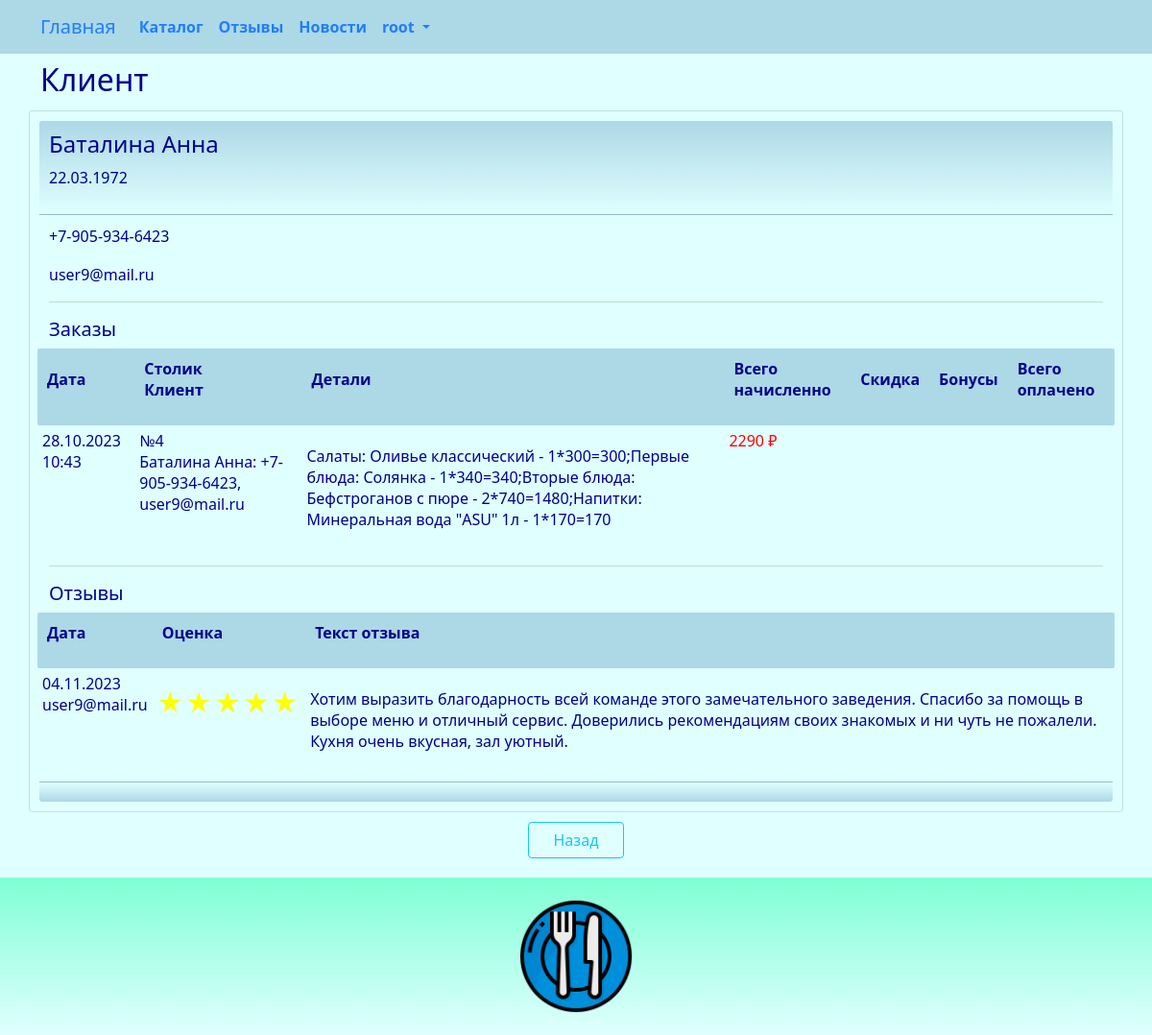
Page /client/read/9/ (signed in) on the committed database.
### star/models.py (models this page shows, shortened)
class Client(models.Model):
    email = models.CharField(_('client_email'), max_length=128)
    password = models.CharField(_('password'), max_length=128)
    name = models.CharField(_('client_name'), max_length=128)
    phone = models.CharField(_('client_phone'), max_length=32)
    birthday = models.DateTimeField(_('birthday'))
    class Meta:
        db_table = 'client'
        indexes = [
            models.Index(fields=['email']),
            models.Index(fields=['name']),
        ]
        ordering = ['name']

class Review(models.Model):
    dater = models.DateTimeField(_('dater'), auto_now_add=True)
    client = models.ForeignKey(Client, related_name='review_client', on_delete=models.CASCADE)
    rating = models.IntegerField(_('rating'))
    details = models.TextField(_('review_details'))
    class Meta:
        db_table = 'review'
        indexes = [
            models.Index(fields=['dater']),
        ]
        ordering = ['dater']

### star/views.py (the view)
# urls.py: path('client/read/<int:id>/', views.client_read, name='client_read'),
@login_required
def client_read(request, id):
    try:
        client = Client.objects.get(id=id)
        bill = ViewBill.objects.all().filter(client_id=id).order_by('-dateb')
        review = Review.objects.all().filter(client_id=id).order_by('-dater')
        return render(request, "client/read.html", {"client": client, "bill": bill, "review": review, })
    except Client.DoesNotExist:
        return HttpResponseNotFound("<h2>Client not found</h2>")
    except Exception as exception:
        print(exception)
        return HttpResponse(exception)

### templates/client/read.html (shortened to what this page needs)
{% extends "base.html" %}
{% load i18n %}
{% block content %}
<h2>{% trans "client" %}</h2>
<div class="row justify-content-center">
	<div class="card" style="width:100%">
		<div class="card-header">
			<h4>{{ client.name }}</h4>
			<p>{{ client.birthday | date:"d.m.Y"  }}</p>
		</div>
		<div class="card-body">
			<p>{{ client.phone }}</p>
			<p>{{ client.email }}</p>
			{% if bill.count > 0 %}
				<hr>
				<h5>{% trans "bills" %}</h5>
				<div class="row">
					<table id="myTable4" class="table-manager" style="width:100%">
						<thead>
							<tr>
								<th><p>{% trans "dateb" %}</p></th>
								<th><p>{% trans "place" %}<br>{% trans "client" %}</p></th>
								<th><p>{% trans "detailing" %}</p></th>
								<th><p>{% trans "total" %}</p></th>
								<th><p>{% trans "discount" %}</p></th>
								<th><p>{% trans "bonus" %}</p></th>
								<th><p>{% trans "amount" %}</p></th>
							</tr>
						</thead>
						<tbody>
							{% for n in bill %}
							<tr>
								<td>
									<p>{{ n.dateb | date:"d.m.Y H:i" }}</p>
								</td>
								<td>
									<p>{{ n.place }}<br>{{ n.client }}<br>{{ n.comments }}</p>
								</td>
								<td>
									<p>{{ n.detailing | linebreaks}}</p>
								</td>
								<td>
									{% if n.amount > 0 %}
										<p>
									{% else %}
										<p style="color:red;">
									{% endif %}
										{{ n.total | stringformat:"1.0f" }} ₽
									</p>
								</td>
								<td>
								</td>
								<td>
								</td>
								<td>
								</td>
							</tr>
							{% endfor %}
						</tbody>
					</table>
				</div>
			{% endif %}
			{% if review.count > 0 %}
				<hr>
				<h5>{% trans "reviews" %}</h5>
				<div class="row">
					<table id="myTable5" class="table-manager" style="width:100%">
						<thead>
							<tr>
								<th><p>{% trans "dater" %}</p></th>
								<th><p>{% trans "rating" %}</p></th>
								<th><p>{% trans "review_details" %}</th>
							</tr>
						</thead>
						<tbody>
							{% for r in review %}
							{% if r.rating != None %}
							<tr>
								<td><p>{{ r.dater | date:"d.m.Y"}}<br>{{ r.client.email }}</p></td>
								<td><p>
									{% if r.rating != None %}
										<div class="Stars" style='--rating: {{ r.rating | stringformat:".1f" }};'></div>
									{% endif %}
								</p></td>
								<td><p>{{ r.details | linebreaks }}</p></td>
							</tr>
							{% endif %}
							{% endfor %}
						</tbody>
					</table>
				</div>
			{% endif %}
		</div>
		<div class="card-footer">
		</div>
	</div>
	<br>
	<div class="div-button-center">
		<button onclick="history.back()" class="btn btn-outline-info" style="width:100px">{% trans "Back" %}</button>
	</div>
</div>
{% endblock content %}

### templates/base.html (shortened to what this page needs)
{% load static %}
{% load i18n %}
<html>
<head>
	<link href="https://cdn.jsdelivr.net/npm/bootstrap@5.0.2/dist/css/bootstrap.min.css" rel="stylesheet">
	<link rel="stylesheet" href="{% static 'css/styles.css' %}" />
	<link rel="stylesheet" href="{% static 'css/choosen.css' %}" />
</head>
<nav class="navbar navbar-expand-lg justify-content-center">
	<div class="container">
		<div class="collapse navbar-collapse" id="mainMenu">
			<ul class="navbar-nav me-auto mb-2 mb-lg-0">
				<a class="navbar-brand" href="{{ HTTP_HOST }}/">{% trans "Home" %}</a>
				<li class="nav-item">
					<a class="nav-link" href="{% url 'catalog_list' %}">{% trans "catalog" %}</a>
				</li>
				<li class="nav-item">
					<a class="nav-link" href="{% url 'review_list' %}">{% trans "reviews" %}</a>
				</li>
				<li class="nav-item">
					<a class="nav-link" href="{% url 'news_list' %}">{% trans "newss" %}</a>
				</li>
				{% if user.is_authenticated %}
				<li class="nav-item dropdown">
					<a class="nav-link dropdown-toggle" href="#" id="navbarDropdown" role="button" data-bs-toggle="dropdown" aria-expanded="false">
						{{ user.username }}
					</a>
				</li>
				{% else %}
				<form class="form-inline ml-auto">
					<a href="{% url 'login' %}" class="btn btn-outline-secondary">{% trans "Log In" %}</a>
				</form>
				{% endif %}
			</ul>
		</div>
	</div>
</nav>
<body>
	<div class="container">
		{% block content%}{% endblock content %}
	</div>
</body>
<footer class="container-fluid text-center bg-lightgray">
	<div class="copyrights">
		<img src="{% static 'images/logo.png' %}" alt="logo" style="height:144px; padding: 10px;">
	</div>
</footer>
<link rel="stylesheet" href="https://cdn.datatables.net/1.11.2/css/jquery.dataTables.min.css">
<link href="{% static 'css/jquery.fancybox.min.css' %}" rel="stylesheet">
</html>

### rows in the picture
Client: name "Баталина Анна", birthday "22.03.1972", phone "+7-905-934-6423", email "user9@mail.ru"
Review: dater "04.11.2023", client.email "user9@mail.ru", rating 5 (drawn), details "Хотим выразить благодарность всей команде этого замечательного заведения. Спасибо за помощь в выборе меню и отличный сервис. Доверились рекомендациям своих знакомых и ни чуть не пожалели. Кухня очень вкусная, зал уютный."

### other values in the picture
{{ user.username }} "root"
{{ n.dateb | date:"d.m.Y H:i" }} "28.10.2023 10:43"
{{ n.place }} "№4"
{{ n.client }} "Баталина Анна: +7-905-934-6423, user9@mail.ru"
{{ n.detailing | linebreaks }} "Салаты: Оливье классический - 1*300=300;Первые блюда: Солянка - 1*340=340;Вторые блюда: Бефстроганов с пюре - 2*740=1480;Напитки: Минеральная вода \"ASU\" 1л - 1*170=170"
{{ n.total | stringformat:"1.0f" }} "2290"
